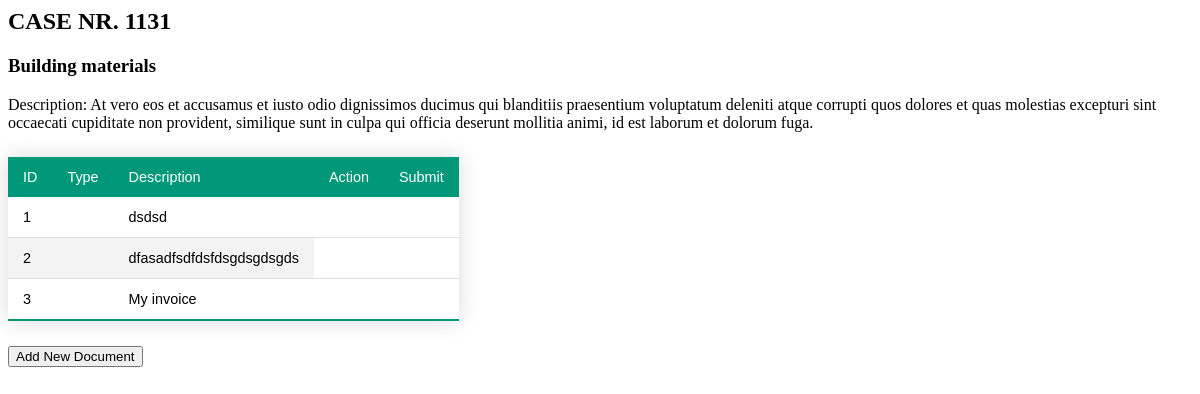
The app's page /output?case_id=1131, older data.
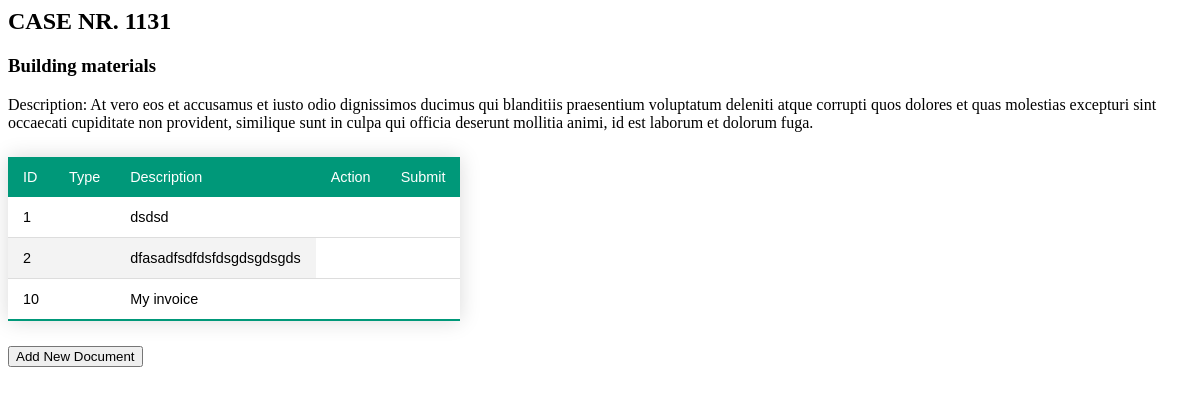
The same page, newer data.
### tables this page shows
CREATE TABLE CASES (ID INTEGER PRIMARY KEY AUTOINCREMENT UNIQUE, TITLE TEXT (40) NOT NULL, DESCRIPTION TEXT (500) NOT NULL, "CREATION DATE" DATE NOT NULL, CREATOR REFERENCES USERS (ID), PRICE NOT NULL);

CREATE TABLE DOCUMENTS (ID INTEGER PRIMARY KEY AUTOINCREMENT NOT NULL, TYPE, FILE, CASE_ID, DESCRIPTION, CREATION_DATE, RESPONSIBLE);

### app.py (the view)
@app.route('/output', methods = ['GET', 'POST'])
def output():
    value = request.args.get('case_id')
    con = sql.connect(DATABASE)
    con.row_factory = sql.Row
    cur = con.cursor()
    cur.execute("SELECT * from CASES WHERE ID IS %s" %value)
    case_info = cur.fetchall()[0];
    cur.execute("SELECT * from DOCUMENTS WHERE CASE_ID IS %s" %value)
    documents = cur.fetchall();
    if request.method == "POST":
        case_id = request.form.get("case_id", None)
        return redirect(url_for("add"), case_id = case_id)
    return render_template("output.html", case_info  = case_info, documents = documents)

### templates/output.html (shortened to what this page needs)
<html>
  <head>
  </head>
  <body>
    <h2>CASE NR. {{ case_info[0] }}</h2>
    <div>
      <h3>{{ case_info[1] }}</h3>
      </div>
    <div>
        Description: {{ case_info[2] }}
    </div>
    <table id="myTable" class="styled-table  table-responsive">
                        <thead>
                            <td>ID</td>
                            <td>Type</td>
                            <td>Description</td>
                            <td>Action</td>
                            <td>Submit</td>
                        </thead>
                        {% for row in documents %}
                        <td>{{row["ID"]}}</td>
                        <td>{{row["DOCUMENT TYPE"]}}</td>
                        <td>{{row["DESCRIPTION"]}}</td>
         {% endfor %}
        </table>
        <form action="/add" method="get">
             <input type="submit"  value="Add New Document">
        </form>
  </body>
</html>

### templates/output.html (style rules this page uses)
.styled-table { border-collapse: collapse; margin: 25px 0; font-size: 0.9em; font-family: sans-serif; min-width: 400px; box-shadow: 0 0 20px rgba(0, 0, 0, 0.15); }
.styled-table th, .styled-table td { padding: 12px 15px; }

Row changes from the older to the newer data that the page shows:
removed DOCUMENTS: ID "3", DESCRIPTION "My invoice"
added DOCUMENTS: ID "10", DESCRIPTION "My invoice"
